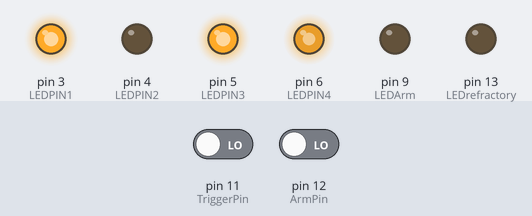
Recording of a sketch running on a simulated Arduino Uno, built with avr-gcc and run on an emulated ATmega328P. On the bench: output pins drawn as LEDs (lit = HIGH). The test bench sets the inputs (shaded band); at power-on: pin 12 (ArmPin) LOW, pin 11 (TriggerPin) LOW.

Above: at 1.2 s.
1.3 s: pin 12 (ArmPin) driven HIGH
At 1.8 s:
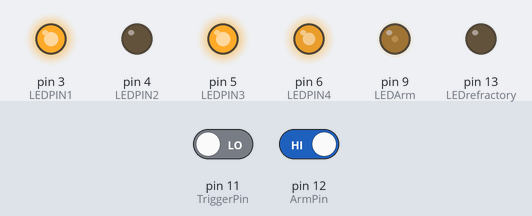
At 3.2 s:
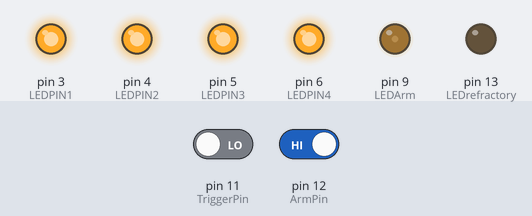
3.5 s: pin 12 (ArmPin) driven LOW
At 4.3 s:
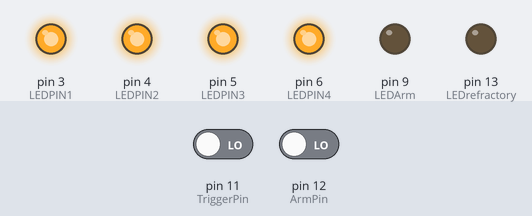
Timing chart, 0 to 6.5 s (numbered marks = the images above; inputs shaded):
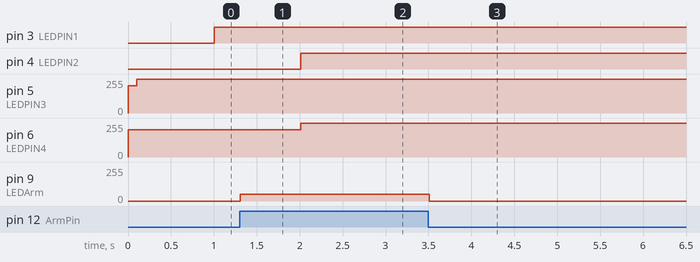

The sketch:

bPACstim.ino
```cpp
const byte TriggerPin = 11;
const byte ArmPin = 12;
const byte LEDArm = 9;
const byte LEDPIN1 = 3; // Pin 3: 1 sec, full power
const byte LEDPIN2 = 4; // Pin 4: 2 sec, full power
const byte LEDPIN3 = 5; // Pin 5: 100 ms, pwm
const byte LEDPIN4 = 6; // Pin 6: 2 sec, pwm
// const byte LEDPIN5 = 9; // Pin 9: 100 ms, pwm
const byte LEDrefractory = 13; // onboard LED to show when refractory is on

const unsigned int LED1 = 1 * 1000; // Pin 3: 1 sec, full power
const unsigned int LED2 = 2 * 1000; // Pin 4: 2 sec, full power
const unsigned int LED3 = 100;      // Pin 5: 100 ms, pwm
const unsigned int LED4 = 2 * 1000; // Pin 6: 2 sec, pwm
// const unsigned int LED5 = 100; // Pin 9: 100 ms, pwm
const unsigned int LEDr = 10 * 1000; // Minimal 10 second every trial

// PWM
const int PWM = 205; //0 - 385,  250 - 12, 100 - 250, 150 - 185, 200 - 100, 210 - 80, 205 81,

// Time
unsigned long ttrig = 0;
unsigned long tnow;

// logic
bool arm = false;
bool led = false;

void setup() {
  // put your setup code here, to run once:
  pinMode(TriggerPin, INPUT);
  pinMode(ArmPin, INPUT);

  pinMode(LEDArm, OUTPUT);
  pinMode(LEDPIN1, OUTPUT);
  pinMode(LEDPIN2, OUTPUT);
  pinMode(LEDPIN3, OUTPUT);
  pinMode(LEDPIN4, OUTPUT);
  // pinMode(LEDPIN5, OUTPUT);
  pinMode(LEDrefractory, OUTPUT);

  digitalWrite(LEDPIN1, HIGH);
  digitalWrite(LEDPIN2, HIGH);
  digitalWrite(LEDPIN3, HIGH);
  digitalWrite(LEDPIN4, HIGH);
//  digitalWrite(LEDPIN5, HIGH);
  digitalWrite(LEDrefractory, LOW);
}

void loop() {
  // Time
  tnow = millis();

  // Arming
  if (digitalRead(ArmPin) == HIGH){
    arm = true;
    analogWrite(LEDArm,50);
  }
  else{
    arm = false;
    analogWrite(LEDArm,0);
  }

  // Triggering
  if ((digitalRead(TriggerPin) == HIGH) && (arm == true) && (led == false)){
    led = true;
    ttrig = tnow;
    digitalWrite(LEDrefractory, HIGH);
  }
  if (led = true){
    // LED 1
    if ((tnow - ttrig) < LED1){
      digitalWrite(LEDPIN1, LOW);
    }
    else{
      digitalWrite(LEDPIN1, HIGH);
    }

    // LED 2
    if ((tnow - ttrig) < LED2){
      digitalWrite(LEDPIN2, LOW);
    }
    else{
      digitalWrite(LEDPIN2, HIGH);
    }

    // LED 3
    if ((tnow - ttrig) < LED3){
      analogWrite(LEDPIN3, PWM);
    }
    else{
      analogWrite(LEDPIN3, 1023);
    }

    // LED 4
    /*
    if ((tnow - ttrig) < LED4){
      digitalWrite(LEDPIN4, LOW);
    }
    else{
      digitalWrite(LEDPIN4, HIGH);
    }
    */

    // LED 4
    if ((tnow - ttrig) < LED4){
      analogWrite(LEDPIN4, PWM);
    }
    else{
      analogWrite(LEDPIN4, 1023);
    }

    /*
    // LED 5
    if ((tnow - ttrig) < LED5){
      analogWrite(LEDPIN5, PWM);
    }
    else{
      analogWrite(LEDPIN5, 1023H);
    }
    */

    // refractory

    if ((tnow - ttrig) > LEDr){
      // digitalWrite(LEDPIN5, HIGH);
      led = false;
    }
  }

  delay(10);
}
```

Measured:
- after the input at 1.3 s, pin 9 (LEDArm): 0/255 → 50/255 at once
- after the input at 3.5 s, pin 9 (LEDArm): 50/255 → 0/255 at once
